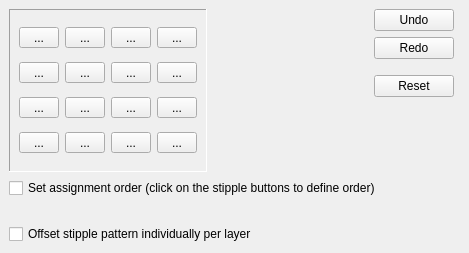
<ui version="4.0" >
 <class>LayoutViewConfigPage6</class>
 <widget class="QFrame" name="LayoutViewConfigPage6" >
  <property name="geometry" >
   <rect>
    <x>0</x>
    <y>0</y>
    <width>467</width>
    <height>253</height>
   </rect>
  </property>
  <property name="sizePolicy" >
   <sizepolicy>
    <hsizetype>5</hsizetype>
    <vsizetype>0</vsizetype>
    <horstretch>0</horstretch>
    <verstretch>0</verstretch>
   </sizepolicy>
  </property>
  <property name="windowTitle" >
   <string>Edit Stipple Palette</string>
  </property>
  <layout class="QGridLayout" >
   <property name="margin" >
    <number>9</number>
   </property>
   <property name="spacing" >
    <number>6</number>
   </property>
   <item row="2" column="0" colspan="4" >
    <spacer>
     <property name="orientation" >
      <enum>Qt::Vertical</enum>
     </property>
     <property name="sizeType" >
      <enum>QSizePolicy::Fixed</enum>
     </property>
     <property name="sizeHint" >
      <size>
       <width>451</width>
       <height>20</height>
      </size>
     </property>
    </spacer>
   </item>
   <item row="3" column="0" colspan="4" >
    <widget class="QCheckBox" name="stipple_offset_cbx" >
     <property name="text" >
      <string>Offset stipple pattern individually per layer</string>
     </property>
    </widget>
   </item>
   <item row="0" column="1" >
    <spacer>
     <property name="orientation" >
      <enum>Qt::Horizontal</enum>
     </property>
     <property name="sizeHint" >
      <size>
       <width>161</width>
       <height>151</height>
      </size>
     </property>
    </spacer>
   </item>
   <item row="0" column="2" >
    <widget class="QFrame" name="frame" >
     <property name="frameShape" >
      <enum>QFrame::NoFrame</enum>
     </property>
     <property name="frameShadow" >
      <enum>QFrame::Raised</enum>
     </property>
     <layout class="QVBoxLayout" >
      <property name="margin" >
       <number>0</number>
      </property>
      <property name="spacing" >
       <number>6</number>
      </property>
      <item>
       <widget class="QPushButton" name="undo_pb" >
        <property name="text" >
         <string>Undo</string>
        </property>
       </widget>
      </item>
      <item>
       <widget class="QPushButton" name="redo_pb" >
        <property name="text" >
         <string>Redo</string>
        </property>
       </widget>
      </item>
      <item>
       <spacer>
        <property name="orientation" >
         <enum>Qt::Vertical</enum>
        </property>
        <property name="sizeType" >
         <enum>QSizePolicy::Fixed</enum>
        </property>
        <property name="sizeHint" >
         <size>
          <width>20</width>
          <height>10</height>
         </size>
        </property>
       </spacer>
      </item>
      <item>
       <widget class="QPushButton" name="reset_pb" >
        <property name="text" >
         <string>Reset</string>
        </property>
       </widget>
      </item>
      <item>
       <spacer>
        <property name="orientation" >
         <enum>Qt::Vertical</enum>
        </property>
        <property name="sizeHint" >
         <size>
          <width>20</width>
          <height>40</height>
         </size>
        </property>
       </spacer>
      </item>
     </layout>
    </widget>
   </item>
   <item row="0" column="0" >
    <widget class="QFrame" name="frame5_2" >
     <property name="sizePolicy" >
      <sizepolicy>
       <hsizetype>5</hsizetype>
       <vsizetype>5</vsizetype>
       <horstretch>0</horstretch>
       <verstretch>0</verstretch>
      </sizepolicy>
     </property>
     <property name="frameShape" >
      <enum>QFrame::Panel</enum>
     </property>
     <property name="frameShadow" >
      <enum>QFrame::Sunken</enum>
     </property>
     <layout class="QGridLayout" >
      <property name="margin" >
       <number>9</number>
      </property>
      <property name="spacing" >
       <number>6</number>
      </property>
      <item row="0" column="3" >
       <widget class="QToolButton" name="cb_4" >
        <property name="minimumSize" >
         <size>
          <width>40</width>
          <height>0</height>
         </size>
        </property>
        <property name="text" >
         <string>...</string>
        </property>
       </widget>
      </item>
      <item row="2" column="3" >
       <widget class="QToolButton" name="cb_12" >
        <property name="minimumSize" >
         <size>
          <width>40</width>
          <height>0</height>
         </size>
        </property>
        <property name="text" >
         <string>...</string>
        </property>
       </widget>
      </item>
      <item row="2" column="2" >
       <widget class="QToolButton" name="cb_11" >
        <property name="minimumSize" >
         <size>
          <width>40</width>
          <height>0</height>
         </size>
        </property>
        <property name="text" >
         <string>...</string>
        </property>
       </widget>
      </item>
      <item row="0" column="0" >
       <widget class="QToolButton" name="cb_1" >
        <property name="sizePolicy" >
         <sizepolicy>
          <hsizetype>0</hsizetype>
          <vsizetype>0</vsizetype>
          <horstretch>0</horstretch>
          <verstretch>0</verstretch>
         </sizepolicy>
        </property>
        <property name="minimumSize" >
         <size>
          <width>40</width>
          <height>0</height>
         </size>
        </property>
        <property name="text" >
         <string>...</string>
        </property>
       </widget>
      </item>
      <item row="1" column="1" >
       <widget class="QToolButton" name="cb_6" >
        <property name="minimumSize" >
         <size>
          <width>40</width>
          <height>0</height>
         </size>
        </property>
        <property name="text" >
         <string>...</string>
        </property>
       </widget>
      </item>
      <item row="1" column="0" >
       <widget class="QToolButton" name="cb_5" >
        <property name="minimumSize" >
         <size>
          <width>40</width>
          <height>0</height>
         </size>
        </property>
        <property name="text" >
         <string>...</string>
        </property>
       </widget>
      </item>
      <item row="2" column="0" >
       <widget class="QToolButton" name="cb_9" >
        <property name="minimumSize" >
         <size>
          <width>40</width>
          <height>0</height>
         </size>
        </property>
        <property name="text" >
         <string>...</string>
        </property>
       </widget>
      </item>
      <item row="0" column="1" >
       <widget class="QToolButton" name="cb_2" >
        <property name="minimumSize" >
         <size>
          <width>40</width>
          <height>0</height>
         </size>
        </property>
        <property name="text" >
         <string>...</string>
        </property>
       </widget>
      </item>
      <item row="0" column="2" >
       <widget class="QToolButton" name="cb_3" >
        <property name="minimumSize" >
         <size>
          <width>40</width>
          <height>0</height>
         </size>
        </property>
        <property name="text" >
         <string>...</string>
        </property>
       </widget>
      </item>
      <item row="3" column="0" >
       <widget class="QToolButton" name="cb_13" >
        <property name="minimumSize" >
         <size>
          <width>40</width>
          <height>0</height>
         </size>
        </property>
        <property name="text" >
         <string>...</string>
        </property>
       </widget>
      </item>
      <item row="2" column="1" >
       <widget class="QToolButton" name="cb_10" >
        <property name="minimumSize" >
         <size>
          <width>40</width>
          <height>0</height>
         </size>
        </property>
        <property name="text" >
         <string>...</string>
        </property>
       </widget>
      </item>
      <item row="1" column="2" >
       <widget class="QToolButton" name="cb_7" >
        <property name="minimumSize" >
         <size>
          <width>40</width>
          <height>0</height>
         </size>
        </property>
        <property name="text" >
         <string>...</string>
        </property>
       </widget>
      </item>
      <item row="3" column="1" >
       <widget class="QToolButton" name="cb_14" >
        <property name="minimumSize" >
         <size>
          <width>40</width>
          <height>0</height>
         </size>
        </property>
        <property name="text" >
         <string>...</string>
        </property>
       </widget>
      </item>
      <item row="1" column="3" >
       <widget class="QToolButton" name="cb_8" >
        <property name="minimumSize" >
         <size>
          <width>40</width>
          <height>0</height>
         </size>
        </property>
        <property name="text" >
         <string>...</string>
        </property>
       </widget>
      </item>
      <item row="3" column="2" >
       <widget class="QToolButton" name="cb_15" >
        <property name="minimumSize" >
         <size>
          <width>40</width>
          <height>0</height>
         </size>
        </property>
        <property name="text" >
         <string>...</string>
        </property>
       </widget>
      </item>
      <item row="3" column="3" >
       <widget class="QToolButton" name="cb_16" >
        <property name="minimumSize" >
         <size>
          <width>40</width>
          <height>0</height>
         </size>
        </property>
        <property name="text" >
         <string>...</string>
        </property>
       </widget>
      </item>
     </layout>
    </widget>
   </item>
   <item row="1" column="0" colspan="3" >
    <widget class="QCheckBox" name="edit_order_cbx" >
     <property name="text" >
      <string>Set assignment order (click on the stipple buttons to define order)</string>
     </property>
    </widget>
   </item>
  </layout>
 </widget>
 <layoutdefault spacing="6" margin="11" />
 <tabstops>
  <tabstop>cb_1</tabstop>
  <tabstop>cb_5</tabstop>
  <tabstop>cb_9</tabstop>
  <tabstop>cb_13</tabstop>
  <tabstop>cb_2</tabstop>
  <tabstop>cb_6</tabstop>
  <tabstop>cb_10</tabstop>
  <tabstop>cb_14</tabstop>
  <tabstop>cb_3</tabstop>
  <tabstop>cb_7</tabstop>
  <tabstop>cb_11</tabstop>
  <tabstop>cb_15</tabstop>
  <tabstop>cb_4</tabstop>
  <tabstop>cb_8</tabstop>
  <tabstop>cb_12</tabstop>
  <tabstop>cb_16</tabstop>
  <tabstop>undo_pb</tabstop>
  <tabstop>redo_pb</tabstop>
  <tabstop>reset_pb</tabstop>
  <tabstop>edit_order_cbx</tabstop>
 </tabstops>
 <resources/>
 <connections/>
</ui>
